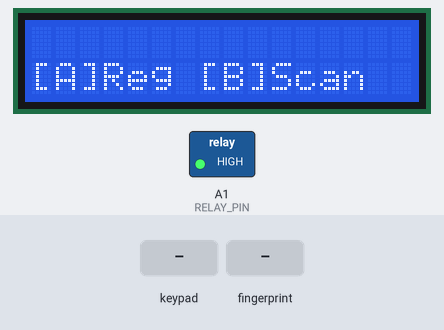
Simulated run of this sketch. Board: Arduino Mega 2560, built with avr-gcc and run on an emulated ATmega2560. Parts: 16×2 character LCD, switched loads named in the sketch (green lamp = pin HIGH). The inputs (shaded band) are chosen by the test bench. What the sketch prints to the serial monitor is not drawn.

Above: at 1.3 s.
1.4 s: key 'B' pressed
At 3.7 s:
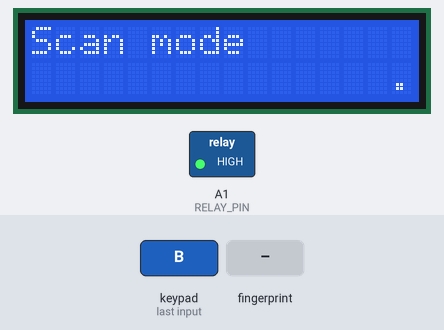
4.1 s: finger stored as number 1 placed on the sensor
At 6.8 s:
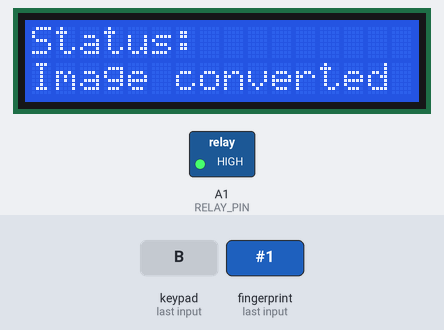
10.0 s: keypad keys 1 2 3 4 # pressed 0.4 s apart
At 14.9 s:
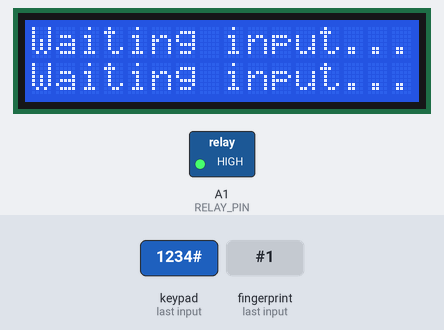
15.0 s: finger stored as number 1 placed on the sensor
At 16.3 s:
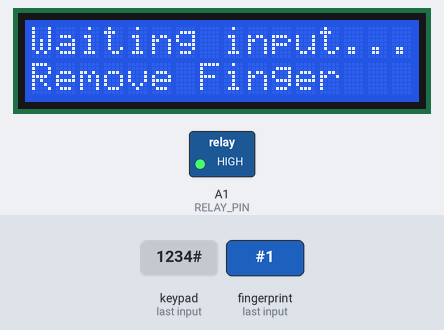
18.0 s: finger stored as number 1 placed on the sensor
At 19.3 s:
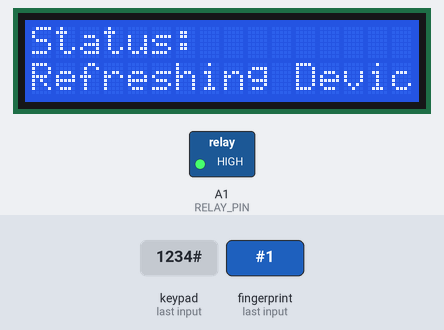
21.0 s: key 'A' pressed
At 24.82 s:
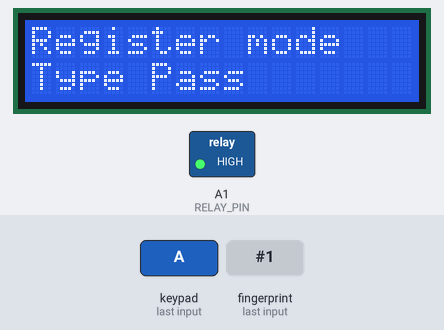
Timing chart, 0 to 25.0 s (numbered marks = the images above; inputs shaded):
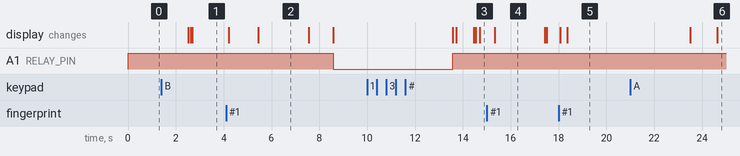

Measured:
- after the input at 1.4 s, the display: first changes after 1.1 s (image 1 shows a later state)
- after the input at 4.1 s, A1 (RELAY_PIN): HIGH → LOW after 4.5 s; the display: first changes after 0.11 s (image 2 shows a later state)
- after the input at 10.0 s, the display: first differs from a run without the input after 4.5 s (image 3 shows a later state)
- after the input at 15.0 s, the display: changes after 0.33 s (image 4)
- after the input at 18.0 s, the display: first changes after 0.06 s (image 5 shows a later state)
- after the input at 21.0 s, the display: first differs from a run without the input after 3.6 s (image 6)
- what the display in image 2 shows lasts 2.2 s, from 5.4 s to 7.6 s

The sketch:

main.ino
```cpp
#include <Adafruit_Fingerprint.h>
#include <Keypad.h>
#include <Wire.h>
#include <LiquidCrystal_I2C.h>

#if (defined(__AVR__) || defined(ESP8266)) && !defined(__AVR_ATmega2560__)
SoftwareSerial mySerial(2, 3);
#else
#define mySerial Serial1
#endif

Adafruit_Fingerprint finger = Adafruit_Fingerprint(&mySerial);
uint8_t process_id = 0;
const int ROW_NUM = 4;
const int COLUMN_NUM = 4;
char keys[ROW_NUM][COLUMN_NUM] = {
      {'1','2','3', 'A'},
      {'4','5','6', 'B'},
      {'7','8','9', 'C'},
      {'*','0','#', 'D'}
};
byte pin_rows[ROW_NUM] = {4, 5, 6, 7};
byte pin_column[COLUMN_NUM] = {8, 9, 10, 11};
Keypad keypad = Keypad( makeKeymap(keys), pin_rows, pin_column, ROW_NUM, COLUMN_NUM );
const String password = "1234";
String input_password;
LiquidCrystal_I2C lcd(0x27, 16, 2);
const int RELAY_PIN = A1;  // the Arduino pin, which connects to the IN pin of relay
void setup()
{
  Serial.begin(9600);
  pinMode(RELAY_PIN, OUTPUT);
  digitalWrite(RELAY_PIN, HIGH);  // lock the door
  lcd.init();
  lcd.clear();
  lcd.init();
  lcd.backlight();
  lcd.clear();
  // lcd.setCursor(0,0);
  // lcd.print("Smart Locker");
  // Uncomment the Line 39-40 then Change the "Smart Locker" on what's needed
  lcd.setCursor(0,1);
  lcd.print("[A]Reg [B]Scan");
}

void(* resetFunc) (void) = 0;

void loop()
{
  char key = keypad.getKey();
  if (key){
    if(key =='A'){
      while (!Serial);
      delay(100);
      finger.begin(57600);
      finger.getParameters();
      input_password = "";
      lcd.setCursor(0,0);
      lcd.print("Register mode      ");
      lcd.setCursor(0,1);
      lcd.print("Type Pass          ");
    }
    else if(key == 'B'){
      while (!Serial);
      delay(100);
      finger.begin(57600);
      finger.getParameters();
      finger.getTemplateCount();
      while (!  ScanCommand(200) );
      input_password += key;
      delay(50);
    }else if(key == '*') {
      input_password = "";
    }
      else if(key == '#') {
        lcd.setCursor(0,0);
        lcd.print("Status:          ");
        lcd.setCursor(0,1);
        if(password == input_password) {
        lcd.print("ACCESS GRANTED   ");
        while (!  ScanCommand(1) );
        input_password += key;
        delay(2000);

      } else {
        lcd.print("ACCESS DENIED   ");
        input_password = "";
        delay(2000);
        resetFunc();
      }
    }
    else {
      input_password += key;
    }
  }
}

uint8_t ScanCommand(int id) {
  if(id == 200){
    getFingerprintID();
    delay(50);
  }else{
    getFingerprintEnroll(id);
    delay(50);
  }
  return false;
}

uint8_t getFingerprintEnroll(int id) {
  lcd.setCursor(0,0);
  lcd.print("Status:        ");
  lcd.setCursor(0,1);
  int p = -1;
  while (p != FINGERPRINT_OK) {
    p = finger.getImage();
    char key = keypad.getKey();
    if (key){
        if(key =='D'){
          resetFunc();
        }
    }
    switch (p) {
    case FINGERPRINT_OK:
      lcd.print("Image Taken         ");
      break;
    case FINGERPRINT_NOFINGER:
      lcd.print("Waiting input....   ");
      break;
    default:
      lcd.print("Unknown Error       ");
      break;
    }
  }

  lcd.setCursor(0,1);
  p = finger.image2Tz(1);
  switch (p) {
    case FINGERPRINT_OK:
      lcd.print("Image converted      ");
      break;
    default:
      lcd.print("Unknown Error        ");
      return p;
  }

  lcd.setCursor(0,1);
  lcd.print("Remove Finger         ");
  delay(2000);
  p = 0;
  while (p != FINGERPRINT_NOFINGER) {
    p = finger.getImage();
  }
  p = -1;
  lcd.setCursor(0,0);
  lcd.print("Status:        ");
  lcd.setCursor(0,1);
  lcd.print("Place same finger       ");
  while (p != FINGERPRINT_OK) {
  char key = keypad.getKey();
  if (key){
      if(key =='D'){
        resetFunc();
      }
  }
    p = finger.getImage();
    lcd.setCursor(0,1);
    switch (p) {
    case FINGERPRINT_OK:
      lcd.print("Image taken        ");
      break;
    case FINGERPRINT_NOFINGER:
      lcd.print("Waiting input...   ");
      break;
    default:
      lcd.print("Unknown Error             ");
      break;
    }
  }
  p = finger.image2Tz(2);
  lcd.setCursor(0,1);
  switch (p) {
    case FINGERPRINT_OK:
      lcd.print("Image converted     ");
      break;
    case FINGERPRINT_IMAGEMESS:
      lcd.print("Messy image       ");
      return p;
    default:
      lcd.print("Unknown error    ");
      return p;
  }
  p = finger.createModel();
  if (p == FINGERPRINT_OK) {
    lcd.setCursor(0,0);
    lcd.print("SUCCESS        ");
    lcd.setCursor(0,1);
    lcd.print("Finger Enrolled             ");
  } else if (p == FINGERPRINT_PACKETRECIEVEERR) {
    lcd.setCursor(0,1);
    lcd.print("Communication Er            ");
    return p;
  } else if (p == FINGERPRINT_ENROLLMISMATCH) {
    return p;
  } else {
    lcd.setCursor(0,1);
    lcd.print("Not matched        ");
    return p;
  }
  lcd.setCursor(0,0);
  lcd.print("Status:         ");
  Serial.print("ID "); Serial.println(id);
  p = finger.storeModel(id);
  lcd.setCursor(0,1);
  if (p == FINGERPRINT_OK) {
    lcd.print("Refreshing Device   ");
    delay(5000);
  }
  resetFunc();
}

uint8_t getFingerprintID() {
  lcd.setCursor(0,1);
  lcd.print("               ");
  uint8_t p = finger.getImage();
  lcd.setCursor(0,0);
  lcd.print("Scan mode        ");
  char key = keypad.getKey();
  if (key){
      if(key =='D'){
        resetFunc();
      }
  }
  lcd.setCursor(0,1);
  switch (p) {
    case FINGERPRINT_OK:
      lcd.print("Image Taken...    ");
      break;
    case FINGERPRINT_NOFINGER:
      lcd.setCursor(0,1);
      if(process_id == 0){
        lcd.print("Waiting input...      ");
      }
      process_id = 1;
      return p;
    case FINGERPRINT_IMAGEFAIL:
      lcd.print("Imaging Er     ");
      return p;
  }
  delay(1000);
  p = finger.image2Tz();
      lcd.setCursor(0,0);
      lcd.print("Status:       ");
      lcd.setCursor(0,1);
  switch (p) {
    case FINGERPRINT_OK:
      lcd.print("Image converted     ");
      break;
    case FINGERPRINT_IMAGEMESS:
      lcd.print("Messy Image");
      return p;
    default:
      Serial.println("Unknown error");
      return p;
  }
  delay(2000);
  p = finger.fingerSearch();
  if (p == FINGERPRINT_OK) {
    lcd.setCursor(0,1);
    lcd.print("Found Match       ");
    delay(1000);
    lcd.setCursor(0,1);
    lcd.print("Locks in 5 Sec       ");
    digitalWrite(RELAY_PIN, LOW); // uhlock the door
    delay(5000);
    resetFunc();
    return p;
  } else if (p == FINGERPRINT_PACKETRECIEVEERR) {
    lcd.setCursor(0,1);
    lcd.print("Communmication Er    ");
    Serial.println("Communication error");
    return p;
  } else if (p == FINGERPRINT_NOTFOUND) {
    delay(3000);
    lcd.setCursor(0,1);
    lcd.print("Not found        ");
    delay(3000);
    return p;
  } else {
    lcd.setCursor(0,1);
    lcd.print("Error Unknown     ");
    return p;
  }
  return finger.fingerID;
} 
```
